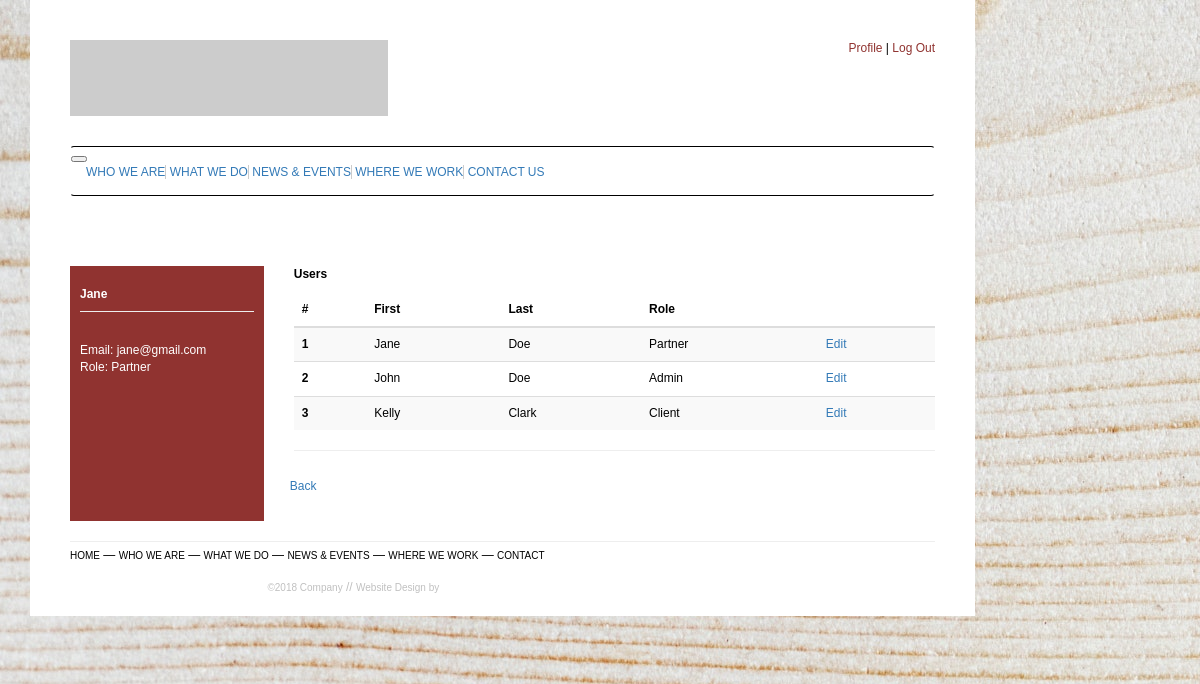
The page /admin (signed in) on the database its author committed.
### app/models.py (models this page shows, shortened)
class User(UserMixin, db.Model):
    id = db.Column(db.Integer, primary_key=True)
    first_name = db.Column(db.String(50))
    last_name = db.Column(db.String(50))
    email = db.Column(db.String(100), unique=True, index=True)
    role_id = db.Column(db.Integer, nullable=False)
    password_hash = db.Column(db.String(256))
    bio = db.Column(db.String(140))
    company_name = db.Column(db.String(100))

class Role(db.Model):
    id = db.Column(db.Integer, primary_key=True)
    name = db.Column(db.String(20), unique=True, index=True)

### app/routes.py (the view)
@app.route('/admin')
@login_required
def admin():
    users = User.query.all()
    role = Role.query.get(current_user.role_id)
    return render_template("admin.html", users=users, page='admin', role=role.name)

### app/models.py (called while the page is built)
@login.user_loader
def load_user(id):
    return User.query.get(int(id))

### app/templates/admin.html (shortened to what this page needs)
{% extends 'base.html' %}
{% import 'bootstrap/wtf.html' as wtf %}
{% block app_content %}
  <div class="row">
    <div class="col-md-3 col-sm-12">
      <aside>
        <div class="aside-container">
          <p><strong>{{ current_user.first_name }}</strong></p>
          <hr>
          <p class="white-color">Email: {{ current_user.email }}<br>
          Role: {{ role }}</p>
        </div>
      </aside>
    </div>
    <div class="col-md-9 col-sm-12">
      <div class="article-container">
        <p><strong>Users</strong></p>
        <table class="table table-sm table-striped">
          <thead>
            <tr>
              <th scope="col">#</th>
              <th scope="col">First</th>
              <th scope="col">Last</th>
              <th scope="col">Role</th>
              <th></th>
            </tr>
          </thead>
          <tbody>
            {% for user in users %}
              <tr>
                <th scope="row">{{ user.id }}</th>
                <td>{{ user.first_name }}</td>
                <td>{{ user.last_name }}</td>
                {% if user.role_id == 1 %}
                  <td>Admin</td>
                {% elif user.role_id == 2 %}
                  <td>User</td>
                {% elif user.role_id == 3 %}
                  <td>Partner</td>
                {% else %}
                  <td>Client</td>
                {% endif %}
                <td><a href="{{ url_for('edit_users', id=user.id) }}">Edit</a></td>
              </tr>
            {% endfor %}
          </tbody>
        </table>
        <hr>
        <div class="row">
          <div class="col-md">
            <a role="button" class="btn btn-secondary btn-sm" href="{{ url_for('profile') }}">Back</a>
          </div>
        </div>
      </div>
    </div>
  </div>
{% endblock %}

### app/templates/base.html (shortened to what this page needs)
{% extends 'bootstrap/base.html' %}
{% block styles %}
  {{ super() }}
  <link rel="stylesheet" href="../static/css/main.css">
{% endblock %}
{% block navbar %}
  <div class="container">
    <div class="row">
      <div class="col-md-10 offset-md-1">
        <div class="main">
          <header>
            <a href="{{ url_for('index') }}"><img src="http://placehold.it/318x76" alt="Placeholder Image"></a>
            <div class="login-container">
              {% if current_user.is_authenticated %}
                <a href="{{ url_for('profile') }}">Profile</a> | <a href="{{ url_for('logout') }}">Log Out</a>
              {% else %}
                <a href="{{ url_for('login') }}">Log In</a> | <a href="{{ url_for('register') }}">Register</a>
              {% endif %}
            </div>
          </header>
          <nav class="navbar navbar-expand-lg navbar-light">
            <button class="navbar-toggler" type="button" data-toggle="collapse" data-target="#navbarNavAltMarkup" aria-controls="navbarNavAltMarkup" aria-expanded="false" aria-label="Toggle navigation">
            </button>
            <div class="collapse navbar-collapse" id="navbarNavAltMarkup">
              <div class="navbar-nav nav-fill w-100">
                <a class="nav-item nav-link" href="{{ url_for('who') }}">WHO WE ARE</a>
                <a class="nav-item nav-link" href="{{ url_for('what') }}">WHAT WE DO</a>
                <a class="nav-item nav-link" href="{{ url_for('news') }}">NEWS & EVENTS</a>
                <a class="nav-item nav-link" href="{{ url_for('where') }}">WHERE WE WORK</a>
                <a class="nav-item nav-link" href="{{ url_for('contact') }}">CONTACT US</a>
              </div>
            </div>
          </nav>
        </div>
      </div>
    </div>
  </div>
{% endblock %}
{% block content %}
<div class="container">
  <div class="row">
    <div class="col-md-10 offset-md-1">
      <div class="main app-container">
        {% block app_content %}{% endblock %}
        <hr class="footer-line">
        <div class="row">
          <div class="col-md-8 offset-md-2">
            <a class="footer-link black-color" href="{{ url_for('index') }}">HOME</a> &#8213;
            <a class="footer-link black-color" href="{{ url_for('who') }}">WHO WE ARE</a> &#8213;
            <a class="footer-link black-color" href="{{ url_for('what') }}">WHAT WE DO</a> &#8213;
            <a class="footer-link black-color" href="{{ url_for('news') }}">NEWS & EVENTS</a> &#8213;
            <a class="footer-link black-color" href="{{ url_for('where') }}">WHERE WE WORK</a> &#8213;
            <a class="footer-link black-color" href="{{ url_for('contact') }}">CONTACT</a>
            <div class="text-center footer-note">
              <a class="grey-color" href="#">©2018 Company</a>
              <span class="grey-color">//</span>
              <a class="grey-color" href="#">Website Design by</a>
            </div>
          </div>
        </div>
      </div>
    </div>
  </div>
  <div class="row">
    <footer>
    </footer>
  </div>
</div>
{% endblock %}

### app/static/css/main.css (style rules this page uses)
body { font-family: Verdana, Arial, Helvetica, sans-serif; font-size: 12px; color: black; background-image: url("/static/img/abstract-art-backdrop-926985.jpg"); background-repeat: no-repeat; background-attachment: fixed; overflow-x: hidden; }
header { margin-bottom: 30px; }
.login-container { display: inline-block; float: right; }
.login-container a { color: #903330; }
.main { background-color: white; padding: 40px; padding-bottom: 20px; }
.app-container { padding-top: 0; }
.navbar.navbar-expand-lg.navbar-light { border-top: 1px solid black; border-bottom: 1px solid black; height: 30px; }
.navbar-nav > a { border-right: 1px solid #ccc; }
.navbar-nav > a:last-child { border: none; }
.news-feed-container, .aside-container { width: 100%; background-color: #903330; margin-top: 30px; color: white; padding: 10px; min-height: 255px; }
.news-feed-container > p, .aside-container > p { padding-top: 10px; margin-bottom: 8px; }
.news-feed-container > p + hr, .aside-container > p + hr { margin-top: 5px; background: white; }
hr.footer-line { margin-bottom: 5px; background-color: black; }
a.footer-link, a.footer-link:link, a.footer-link:visited, div.footer-note > a, div.footer-note > a:link, div.footer-note > a:visited { font-size: 10px; }
div.footer-note { margin-top: 15px; }
.black-color { color: black; }
.grey-color { color: #c0c0c0; }
.white-color { color: white; }
footer { height: 40px; }
.article-container, .paragraph-title, .contact-container { margin-top: 30px; }

### rows shown on the page
User: first_name "Jane", email "jane@gmail.com", id "1", last_name "Doe", shows "Partner"
Role: name "Partner"
User: id "2", first_name "John", last_name "Doe", shows "Admin"
User: id "3", first_name "Kelly", last_name "Clark", shows "Client"
